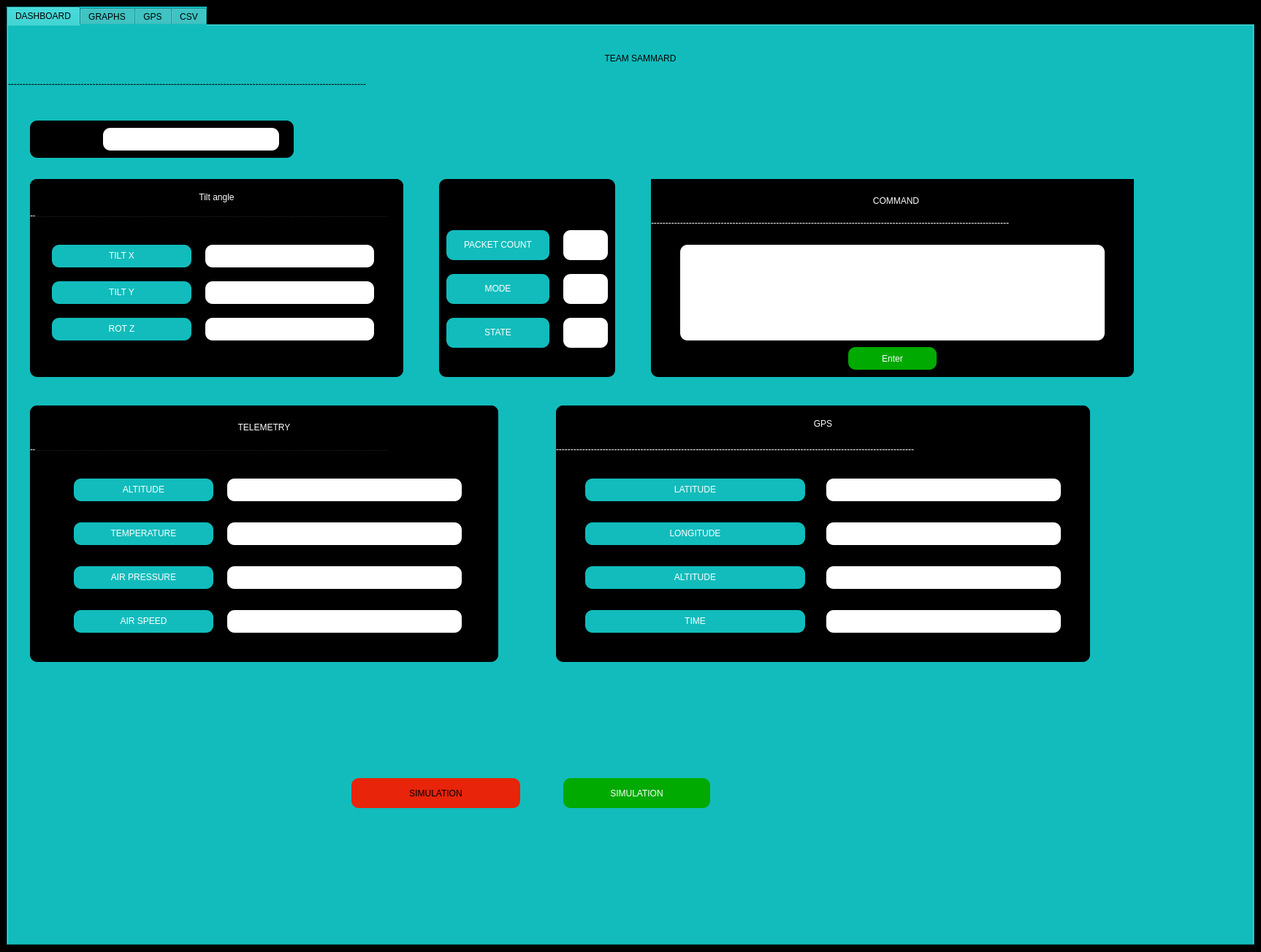
<?xml version="1.0" encoding="UTF-8"?>
<ui version="4.0">
 <class>MainWindow</class>
 <widget class="QMainWindow" name="MainWindow">
  <property name="geometry">
   <rect>
    <x>0</x>
    <y>0</y>
    <width>1726</width>
    <height>1303</height>
   </rect>
  </property>
  <property name="windowTitle">
   <string>MainWindow</string>
  </property>
  <property name="styleSheet">
   <string notr="true">background-color: rgb(0, 0, 0);</string>
  </property>
  <widget class="QWidget" name="centralwidget">
   <layout class="QGridLayout" name="gridLayout">
    <item row="0" column="0">
     <widget class="QTabWidget" name="tabWidget">
      <property name="minimumSize">
       <size>
        <width>1507</width>
        <height>928</height>
       </size>
      </property>
      <property name="autoFillBackground">
       <bool>false</bool>
      </property>
      <property name="styleSheet">
       <string notr="true">background-color: rgb(18, 188, 188);</string>
      </property>
      <property name="tabPosition">
       <enum>QTabWidget::North</enum>
      </property>
      <property name="tabShape">
       <enum>QTabWidget::Rounded</enum>
      </property>
      <property name="currentIndex">
       <number>0</number>
      </property>
      <property name="elideMode">
       <enum>Qt::ElideRight</enum>
      </property>
      <property name="tabBarAutoHide">
       <bool>true</bool>
      </property>
      <widget class="QWidget" name="tab">
       <attribute name="title">
        <string>DASHBOARD</string>
       </attribute>
       <widget class="QLabel" name="label">
        <property name="geometry">
         <rect>
          <x>30</x>
          <y>10</y>
          <width>1671</width>
          <height>71</height>
         </rect>
        </property>
        <property name="styleSheet">
         <string notr="true">font: 57 24pt &quot;Engravers MT&quot;;

color: rgb(0, 0, 0);</string>
        </property>
        <property name="text">
         <string>&lt;html&gt;&lt;head/&gt;&lt;body&gt;&lt;p align=&quot;center&quot;&gt;TEAM SAMMARD&lt;/p&gt;&lt;/body&gt;&lt;/html&gt;</string>
        </property>
       </widget>
       <widget class="QLabel" name="label_2">
        <property name="geometry">
         <rect>
          <x>0</x>
          <y>70</y>
          <width>1701</width>
          <height>20</height>
         </rect>
        </property>
        <property name="styleSheet">
         <string notr="true">font: 62pt &quot;MS Shell Dlg 2&quot;;</string>
        </property>
        <property name="text">
         <string>---------------------------------------------------------------------------------------------------------------------------</string>
        </property>
       </widget>
       <widget class="QLabel" name="label_3">
        <property name="geometry">
         <rect>
          <x>1640</x>
          <y>10</y>
          <width>51</width>
          <height>61</height>
         </rect>
        </property>
        <property name="text">
         <string/>
        </property>
        <property name="pixmap">
         <pixmap>Logo.png</pixmap>
        </property>
       </widget>
       <widget class="QWidget" name="widget_3" native="true">
        <property name="geometry">
         <rect>
          <x>30</x>
          <y>520</y>
          <width>641</width>
          <height>351</height>
         </rect>
        </property>
        <property name="styleSheet">
         <string notr="true">background-color: rgb(0, 0, 0);
border-radius: 10px;</string>
        </property>
        <widget class="QLabel" name="label_17">
         <property name="geometry">
          <rect>
           <x>0</x>
           <y>0</y>
           <width>641</width>
           <height>61</height>
          </rect>
         </property>
         <property name="styleSheet">
          <string notr="true">background-color: rgb(0, 0, 0);
color: rgb(255, 255, 255);
font: 57 14pt &quot;Engravers MT&quot;;
border-color: rgb(255, 255, 255);
border-width: 10px;</string>
         </property>
         <property name="text">
          <string>&lt;html&gt;&lt;head/&gt;&lt;body&gt;&lt;p align=&quot;center&quot;&gt;TELEMETRY&lt;/p&gt;&lt;/body&gt;&lt;/html&gt;</string>
         </property>
        </widget>
        <widget class="QLabel" name="label_18">
         <property name="geometry">
          <rect>
           <x>60</x>
           <y>100</y>
           <width>191</width>
           <height>31</height>
          </rect>
         </property>
         <property name="autoFillBackground">
          <bool>false</bool>
         </property>
         <property name="styleSheet">
          <string notr="true">background-color: rgb(18, 188, 188);
color: rgb(255, 255, 255);
font: 8pt &quot;MS Shell Dlg 2&quot;;
border-radius: 10px;</string>
         </property>
         <property name="frameShape">
          <enum>QFrame::NoFrame</enum>
         </property>
         <property name="text">
          <string>&lt;html&gt;&lt;head/&gt;&lt;body&gt;&lt;p align=&quot;center&quot;&gt;ALTITUDE&lt;/p&gt;&lt;/body&gt;&lt;/html&gt;</string>
         </property>
        </widget>
        <widget class="QLabel" name="label_19">
         <property name="geometry">
          <rect>
           <x>0</x>
           <y>50</y>
           <width>681</width>
           <height>20</height>
          </rect>
         </property>
         <property name="styleSheet">
          <string notr="true">font: 22pt &quot;MS Shell Dlg 2&quot;;
color: rgb(255, 255, 255);</string>
         </property>
         <property name="text">
          <string>---------------------------------------------------------------------------------------------------------------------------</string>
         </property>
        </widget>
        <widget class="QLabel" name="label_20">
         <property name="geometry">
          <rect>
           <x>60</x>
           <y>220</y>
           <width>191</width>
           <height>31</height>
          </rect>
         </property>
         <property name="autoFillBackground">
          <bool>false</bool>
         </property>
         <property name="styleSheet">
          <string notr="true">background-color: rgb(18, 188, 188);
color: rgb(255, 255, 255);
font: 8pt &quot;MS Shell Dlg 2&quot;;
border-radius: 10px;</string>
         </property>
         <property name="frameShape">
          <enum>QFrame::NoFrame</enum>
         </property>
         <property name="text">
          <string>&lt;html&gt;&lt;head/&gt;&lt;body&gt;&lt;p align=&quot;center&quot;&gt;AIR PRESSURE&lt;/p&gt;&lt;/body&gt;&lt;/html&gt;</string>
         </property>
        </widget>
        <widget class="QLabel" name="label_21">
         <property name="geometry">
          <rect>
           <x>60</x>
           <y>160</y>
           <width>191</width>
           <height>31</height>
          </rect>
         </property>
         <property name="autoFillBackground">
          <bool>false</bool>
         </property>
         <property name="styleSheet">
          <string notr="true">background-color: rgb(18, 188, 188);
color: rgb(255, 255, 255);
font: 8pt &quot;MS Shell Dlg 2&quot;;
border-radius: 10px;</string>
         </property>
         <property name="frameShape">
          <enum>QFrame::NoFrame</enum>
         </property>
         <property name="text">
          <string>&lt;html&gt;&lt;head/&gt;&lt;body&gt;&lt;p align=&quot;center&quot;&gt;TEMPERATURE&lt;/p&gt;&lt;/body&gt;&lt;/html&gt;</string>
         </property>
        </widget>
        <widget class="QTextBrowser" name="textBrowser_7">
         <property name="geometry">
          <rect>
           <x>270</x>
           <y>100</y>
           <width>321</width>
           <height>31</height>
          </rect>
         </property>
         <property name="styleSheet">
          <string notr="true">background-color: rgb(255, 255, 255);
border-radius: 10px;</string>
         </property>
         <property name="verticalScrollBarPolicy">
          <enum>Qt::ScrollBarAlwaysOff</enum>
         </property>
         <property name="horizontalScrollBarPolicy">
          <enum>Qt::ScrollBarAlwaysOff</enum>
         </property>
        </widget>
        <widget class="QTextBrowser" name="textBrowser_8">
         <property name="geometry">
          <rect>
           <x>270</x>
           <y>160</y>
           <width>321</width>
           <height>31</height>
          </rect>
         </property>
         <property name="styleSheet">
          <string notr="true">background-color: rgb(255, 255, 255);
border-radius: 10px;</string>
         </property>
         <property name="verticalScrollBarPolicy">
          <enum>Qt::ScrollBarAlwaysOff</enum>
         </property>
         <property name="horizontalScrollBarPolicy">
          <enum>Qt::ScrollBarAlwaysOff</enum>
         </property>
        </widget>
        <widget class="QTextBrowser" name="textBrowser_9">
         <property name="geometry">
          <rect>
           <x>270</x>
           <y>220</y>
           <width>321</width>
           <height>31</height>
          </rect>
         </property>
         <property name="styleSheet">
          <string notr="true">background-color: rgb(255, 255, 255);
border-radius: 10px;</string>
         </property>
         <property name="verticalScrollBarPolicy">
          <enum>Qt::ScrollBarAlwaysOff</enum>
         </property>
         <property name="horizontalScrollBarPolicy">
          <enum>Qt::ScrollBarAlwaysOff</enum>
         </property>
        </widget>
        <widget class="QLabel" name="label_23">
         <property name="geometry">
          <rect>
           <x>60</x>
           <y>280</y>
           <width>191</width>
           <height>31</height>
          </rect>
         </property>
         <property name="autoFillBackground">
          <bool>false</bool>
         </property>
         <property name="styleSheet">
          <string notr="true">background-color: rgb(18, 188, 188);
color: rgb(255, 255, 255);
font: 8pt &quot;MS Shell Dlg 2&quot;;
border-radius: 10px;</string>
         </property>
         <property name="frameShape">
          <enum>QFrame::NoFrame</enum>
         </property>
         <property name="text">
          <string>&lt;html&gt;&lt;head/&gt;&lt;body&gt;&lt;p align=&quot;center&quot;&gt;AIR SPEED&lt;/p&gt;&lt;/body&gt;&lt;/html&gt;</string>
         </property>
        </widget>
        <widget class="QTextBrowser" name="textBrowser_10">
         <property name="geometry">
          <rect>
           <x>270</x>
           <y>280</y>
           <width>321</width>
           <height>31</height>
          </rect>
         </property>
         <property name="styleSheet">
          <string notr="true">background-color: rgb(255, 255, 255);
border-radius: 10px;</string>
         </property>
         <property name="verticalScrollBarPolicy">
          <enum>Qt::ScrollBarAlwaysOff</enum>
         </property>
         <property name="horizontalScrollBarPolicy">
          <enum>Qt::ScrollBarAlwaysOff</enum>
         </property>
        </widget>
        <zorder>label_18</zorder>
        <zorder>label_19</zorder>
        <zorder>label_20</zorder>
        <zorder>label_21</zorder>
        <zorder>textBrowser_7</zorder>
        <zorder>textBrowser_8</zorder>
        <zorder>textBrowser_9</zorder>
        <zorder>label_17</zorder>
        <zorder>label_23</zorder>
        <zorder>textBrowser_10</zorder>
       </widget>
       <widget class="QWidget" name="widget_4" native="true">
        <property name="geometry">
         <rect>
          <x>880</x>
          <y>210</y>
          <width>661</width>
          <height>271</height>
         </rect>
        </property>
        <property name="styleSheet">
         <string notr="true">background-color: rgb(0, 0, 0);
border-radius: 10px;
</string>
        </property>
        <widget class="QLabel" name="label_22">
         <property name="geometry">
          <rect>
           <x>-10</x>
           <y>0</y>
           <width>691</width>
           <height>61</height>
          </rect>
         </property>
         <property name="styleSheet">
          <string notr="true">background-color: rgb(0, 0, 0);
color: rgb(255, 255, 255);
font: 57 14pt &quot;Engravers MT&quot;;
border-color: rgb(255, 255, 255);
border-width: 10px;</string>
         </property>
         <property name="text">
          <string>&lt;html&gt;&lt;head/&gt;&lt;body&gt;&lt;p align=&quot;center&quot;&gt;COMMAND&lt;/p&gt;&lt;/body&gt;&lt;/html&gt;</string>
         </property>
        </widget>
        <widget class="QLabel" name="label_24">
         <property name="geometry">
          <rect>
           <x>0</x>
           <y>50</y>
           <width>851</width>
           <height>20</height>
          </rect>
         </property>
         <property name="styleSheet">
          <string notr="true">font: 22pt &quot;MS Shell Dlg 2&quot;;
color: rgb(255, 255, 255);</string>
         </property>
         <property name="text">
          <string>---------------------------------------------------------------------------------------------------------------------------</string>
         </property>
        </widget>
        <widget class="QTextEdit" name="textEdit_12">
         <property name="geometry">
          <rect>
           <x>40</x>
           <y>90</y>
           <width>581</width>
           <height>131</height>
          </rect>
         </property>
         <property name="styleSheet">
          <string notr="true">background-color: rgb(255, 255, 255);
border-radius: 10px;</string>
         </property>
        </widget>
        <widget class="QLabel" name="label_28">
         <property name="geometry">
          <rect>
           <x>510</x>
           <y>10</y>
           <width>71</width>
           <height>31</height>
          </rect>
         </property>
         <property name="styleSheet">
          <string notr="true">background-color: rgb(0,0,0);
color: rgb(0,0,0);
font: 57 14pt &quot;Engravers MT&quot;;
border-color: rgb(255, 255, 255);
border-width: 10px;</string>
         </property>
         <property name="text">
          <string/>
         </property>
         <property name="pixmap">
          <pixmap>command.png</pixmap>
         </property>
        </widget>
        <widget class="QPushButton" name="pushButton_11">
         <property name="geometry">
          <rect>
           <x>270</x>
           <y>230</y>
           <width>121</width>
           <height>31</height>
          </rect>
         </property>
         <property name="styleSheet">
          <string notr="true">background-color: rgb(0, 170, 0);
color: rgb(255, 255, 255);</string>
         </property>
         <property name="text">
          <string>Enter</string>
         </property>
        </widget>
        <zorder>label_22</zorder>
        <zorder>label_28</zorder>
        <zorder>label_24</zorder>
        <zorder>textEdit_12</zorder>
        <zorder>pushButton_11</zorder>
       </widget>
       <widget class="QWidget" name="widget_5" native="true">
        <property name="geometry">
         <rect>
          <x>30</x>
          <y>130</y>
          <width>361</width>
          <height>51</height>
         </rect>
        </property>
        <property name="styleSheet">
         <string notr="true">background-color: rgb(0, 0, 0);
border-radius: 10px;</string>
        </property>
        <widget class="QLabel" name="label_25">
         <property name="geometry">
          <rect>
           <x>0</x>
           <y>10</y>
           <width>81</width>
           <height>31</height>
          </rect>
         </property>
         <property name="styleSheet">
          <string notr="true">background-color: rgb(0,0,0);
color: rgb(0,0,0);
font: 57 14pt &quot;Engravers MT&quot;;
border-color: rgb(255, 255, 255);
border-width: 10px;</string>
         </property>
         <property name="text">
          <string/>
         </property>
         <property name="pixmap">
          <pixmap>Battery.png</pixmap>
         </property>
        </widget>
        <widget class="QTextBrowser" name="textBrowser_11">
         <property name="geometry">
          <rect>
           <x>100</x>
           <y>10</y>
           <width>241</width>
           <height>31</height>
          </rect>
         </property>
         <property name="styleSheet">
          <string notr="true">background-color: rgb(255, 255, 255);
border-radius: 10px;</string>
         </property>
         <property name="verticalScrollBarPolicy">
          <enum>Qt::ScrollBarAlwaysOff</enum>
         </property>
         <property name="horizontalScrollBarPolicy">
          <enum>Qt::ScrollBarAlwaysOff</enum>
         </property>
        </widget>
       </widget>
       <widget class="QPushButton" name="pushButton">
        <property name="geometry">
         <rect>
          <x>470</x>
          <y>1030</y>
          <width>231</width>
          <height>41</height>
         </rect>
        </property>
        <property name="styleSheet">
         <string notr="true">background-color: rgb(232, 36, 10);
color: rgb(0, 0, 0);
border-radius: 10px</string>
        </property>
        <property name="text">
         <string>SIMULATION</string>
        </property>
       </widget>
       <widget class="QPushButton" name="pushButton_2">
        <property name="geometry">
         <rect>
          <x>760</x>
          <y>1030</y>
          <width>201</width>
          <height>41</height>
         </rect>
        </property>
        <property name="styleSheet">
         <string notr="true">background-color: rgb(0, 170, 0);
color: rgb(255, 255, 255);
border-radius: 10px</string>
        </property>
        <property name="text">
         <string>SIMULATION</string>
        </property>
       </widget>
       <widget class="QWidget" name="widget_6" native="true">
        <property name="geometry">
         <rect>
          <x>30</x>
          <y>210</y>
          <width>511</width>
          <height>271</height>
         </rect>
        </property>
        <property name="styleSheet">
         <string notr="true">background-color: rgb(0, 0, 0);
border-radius: 10px;</string>
        </property>
        <widget class="QLabel" name="label_26">
         <property name="geometry">
          <rect>
           <x>0</x>
           <y>0</y>
           <width>511</width>
           <height>51</height>
          </rect>
         </property>
         <property name="styleSheet">
          <string notr="true">background-color: rgb(0, 0, 0);
color: rgb(255, 255, 255);
font: 57 14pt &quot;Engravers MT&quot;;
border-color: rgb(255, 255, 255);
border-width: 10px;</string>
         </property>
         <property name="text">
          <string>&lt;html&gt;&lt;head/&gt;&lt;body&gt;&lt;p align=&quot;center&quot;&gt;Tilt angle&lt;/p&gt;&lt;/body&gt;&lt;/html&gt;</string>
         </property>
        </widget>
        <widget class="QLabel" name="label_29">
         <property name="geometry">
          <rect>
           <x>30</x>
           <y>90</y>
           <width>191</width>
           <height>31</height>
          </rect>
         </property>
         <property name="autoFillBackground">
          <bool>false</bool>
         </property>
         <property name="styleSheet">
          <string notr="true">background-color: rgb(18, 188, 188);
color: rgb(255, 255, 255);
font: 8pt &quot;MS Shell Dlg 2&quot;;
border-radius: 10px;</string>
         </property>
         <property name="frameShape">
          <enum>QFrame::NoFrame</enum>
         </property>
         <property name="text">
          <string>&lt;html&gt;&lt;head/&gt;&lt;body&gt;&lt;p align=&quot;center&quot;&gt;TILT X&lt;/p&gt;&lt;/body&gt;&lt;/html&gt;</string>
         </property>
        </widget>
        <widget class="QLabel" name="label_30">
         <property name="geometry">
          <rect>
           <x>0</x>
           <y>40</y>
           <width>511</width>
           <height>20</height>
          </rect>
         </property>
         <property name="styleSheet">
          <string notr="true">font: 22pt &quot;MS Shell Dlg 2&quot;;
color: rgb(255, 255, 255);</string>
         </property>
         <property name="text">
          <string>---------------------------------------------------------------------------------------------------------------------------</string>
         </property>
        </widget>
        <widget class="QLabel" name="label_31">
         <property name="geometry">
          <rect>
           <x>30</x>
           <y>190</y>
           <width>191</width>
           <height>31</height>
          </rect>
         </property>
         <property name="autoFillBackground">
          <bool>false</bool>
         </property>
         <property name="styleSheet">
          <string notr="true">background-color: rgb(18, 188, 188);
color: rgb(255, 255, 255);
font: 8pt &quot;MS Shell Dlg 2&quot;;
border-radius: 10px;</string>
         </property>
         <property name="frameShape">
          <enum>QFrame::NoFrame</enum>
         </property>
         <property name="text">
          <string>&lt;html&gt;&lt;head/&gt;&lt;body&gt;&lt;p align=&quot;center&quot;&gt;ROT Z&lt;/p&gt;&lt;/body&gt;&lt;/html&gt;</string>
         </property>
        </widget>
        <widget class="QLabel" name="label_32">
         <property name="geometry">
          <rect>
           <x>30</x>
           <y>140</y>
           <width>191</width>
           <height>31</height>
          </rect>
         </property>
         <property name="autoFillBackground">
          <bool>false</bool>
         </property>
         <property name="styleSheet">
          <string notr="true">background-color: rgb(18, 188, 188);
color: rgb(255, 255, 255);
font: 8pt &quot;MS Shell Dlg 2&quot;;
border-radius: 10px;</string>
         </property>
         <property name="frameShape">
          <enum>QFrame::NoFrame</enum>
         </property>
         <property name="text">
          <string>&lt;html&gt;&lt;head/&gt;&lt;body&gt;&lt;p align=&quot;center&quot;&gt;TILT Y&lt;/p&gt;&lt;/body&gt;&lt;/html&gt;</string>
         </property>
        </widget>
        <widget class="QTextBrowser" name="textBrowser_13">
         <property name="geometry">
          <rect>
           <x>240</x>
           <y>90</y>
           <width>231</width>
           <height>31</height>
          </rect>
         </property>
         <property name="styleSheet">
          <string notr="true">background-color: rgb(255, 255, 255);
border-radius: 10px;</string>
         </property>
         <property name="verticalScrollBarPolicy">
          <enum>Qt::ScrollBarAlwaysOff</enum>
         </property>
        </widget>
        <widget class="QTextBrowser" name="textBrowser_14">
         <property name="geometry">
          <rect>
           <x>240</x>
           <y>140</y>
           <width>231</width>
           <height>31</height>
          </rect>
         </property>
         <property name="styleSheet">
          <string notr="true">background-color: rgb(255, 255, 255);
border-radius: 10px;</string>
         </property>
         <property name="verticalScrollBarPolicy">
          <enum>Qt::ScrollBarAlwaysOff</enum>
         </property>
        </widget>
        <widget class="QTextBrowser" name="textBrowser_15">
         <property name="geometry">
          <rect>
           <x>240</x>
           <y>190</y>
           <width>231</width>
           <height>31</height>
          </rect>
         </property>
         <property name="styleSheet">
          <string notr="true">background-color: rgb(255, 255, 255);
border-radius: 10px;</string>
         </property>
         <property name="verticalScrollBarPolicy">
          <enum>Qt::ScrollBarAlwaysOff</enum>
         </property>
        </widget>
        <zorder>label_29</zorder>
        <zorder>label_30</zorder>
        <zorder>label_31</zorder>
        <zorder>label_32</zorder>
        <zorder>textBrowser_13</zorder>
        <zorder>label_26</zorder>
        <zorder>textBrowser_14</zorder>
        <zorder>textBrowser_15</zorder>
       </widget>
       <widget class="QWidget" name="widget_7" native="true">
        <property name="geometry">
         <rect>
          <x>590</x>
          <y>210</y>
          <width>241</width>
          <height>271</height>
         </rect>
        </property>
        <property name="styleSheet">
         <string notr="true">background-color: rgb(0, 0, 0);
border-radius: 10px;</string>
        </property>
        <widget class="QTextBrowser" name="textBrowser_67">
         <property name="geometry">
          <rect>
           <x>170</x>
           <y>130</y>
           <width>61</width>
           <height>41</height>
          </rect>
         </property>
         <property name="styleSheet">
          <string notr="true">background-color: rgb(255, 255, 255);
border-radius: 10px;</string>
         </property>
         <property name="verticalScrollBarPolicy">
          <enum>Qt::ScrollBarAlwaysOff</enum>
         </property>
        </widget>
        <widget class="QLabel" name="label_127">
         <property name="geometry">
          <rect>
           <x>10</x>
           <y>130</y>
           <width>141</width>
           <height>41</height>
          </rect>
         </property>
         <property name="autoFillBackground">
          <bool>false</bool>
         </property>
         <property name="styleSheet">
          <string notr="true">background-color: rgb(18, 188, 188);
color: rgb(255, 255, 255);
font: 8pt &quot;MS Shell Dlg 2&quot;;
border-radius: 10px;</string>
         </property>
         <property name="frameShape">
          <enum>QFrame::NoFrame</enum>
         </property>
         <property name="text">
          <string>&lt;html&gt;&lt;head/&gt;&lt;body&gt;&lt;p align=&quot;center&quot;&gt;MODE&lt;/p&gt;&lt;/body&gt;&lt;/html&gt;</string>
         </property>
        </widget>
        <widget class="QTextBrowser" name="textBrowser_68">
         <property name="geometry">
          <rect>
           <x>170</x>
           <y>190</y>
           <width>61</width>
           <height>41</height>
          </rect>
         </property>
         <property name="styleSheet">
          <string notr="true">background-color: rgb(255, 255, 255);
border-radius: 10px;</string>
         </property>
         <property name="verticalScrollBarPolicy">
          <enum>Qt::ScrollBarAlwaysOff</enum>
         </property>
        </widget>
        <widget class="QLabel" name="label_128">
         <property name="geometry">
          <rect>
           <x>10</x>
           <y>190</y>
           <width>141</width>
           <height>41</height>
          </rect>
         </property>
         <property name="autoFillBackground">
          <bool>false</bool>
         </property>
         <property name="styleSheet">
          <string notr="true">background-color: rgb(18, 188, 188);
color: rgb(255, 255, 255);
font: 8pt &quot;MS Shell Dlg 2&quot;;
border-radius: 10px;</string>
         </property>
         <property name="frameShape">
          <enum>QFrame::NoFrame</enum>
         </property>
         <property name="text">
          <string>&lt;html&gt;&lt;head/&gt;&lt;body&gt;&lt;p align=&quot;center&quot;&gt;STATE&lt;/p&gt;&lt;/body&gt;&lt;/html&gt;</string>
         </property>
        </widget>
       </widget>
       <widget class="QWidget" name="widget" native="true">
        <property name="geometry">
         <rect>
          <x>750</x>
          <y>520</y>
          <width>731</width>
          <height>351</height>
         </rect>
        </property>
        <property name="styleSheet">
         <string notr="true">background-color: rgb(0, 0, 0);
border-radius: 10px;</string>
        </property>
        <widget class="QLabel" name="label_4">
         <property name="geometry">
          <rect>
           <x>0</x>
           <y>0</y>
           <width>731</width>
           <height>51</height>
          </rect>
         </property>
         <property name="styleSheet">
          <string notr="true">background-color: rgb(0, 0, 0);
color: rgb(255, 255, 255);
font: 57 14pt &quot;Engravers MT&quot;;
border-color: rgb(255, 255, 255);
border-width: 10px;</string>
         </property>
         <property name="text">
          <string>&lt;html&gt;&lt;head/&gt;&lt;body&gt;&lt;p align=&quot;center&quot;&gt;GPS&lt;/p&gt;&lt;/body&gt;&lt;/html&gt;</string>
         </property>
        </widget>
        <widget class="QLabel" name="label_5">
         <property name="geometry">
          <rect>
           <x>40</x>
           <y>100</y>
           <width>301</width>
           <height>31</height>
          </rect>
         </property>
         <property name="autoFillBackground">
          <bool>false</bool>
         </property>
         <property name="styleSheet">
          <string notr="true">background-color: rgb(18, 188, 188);
color: rgb(255, 255, 255);
font: 8pt &quot;MS Shell Dlg 2&quot;;
border-radius: 10px;</string>
         </property>
         <property name="frameShape">
          <enum>QFrame::NoFrame</enum>
         </property>
         <property name="text">
          <string>&lt;html&gt;&lt;head/&gt;&lt;body&gt;&lt;p align=&quot;center&quot;&gt;&lt;span style=&quot; font-size:9pt;&quot;&gt;LATITUDE&lt;/span&gt;&lt;/p&gt;&lt;/body&gt;&lt;/html&gt;</string>
         </property>
        </widget>
        <widget class="QLabel" name="label_6">
         <property name="geometry">
          <rect>
           <x>0</x>
           <y>50</y>
           <width>841</width>
           <height>20</height>
          </rect>
         </property>
         <property name="styleSheet">
          <string notr="true">font: 22pt &quot;MS Shell Dlg 2&quot;;
color: rgb(255, 255, 255);</string>
         </property>
         <property name="text">
          <string>---------------------------------------------------------------------------------------------------------------------------</string>
         </property>
        </widget>
        <widget class="QLabel" name="label_8">
         <property name="geometry">
          <rect>
           <x>40</x>
           <y>220</y>
           <width>301</width>
           <height>31</height>
          </rect>
         </property>
         <property name="autoFillBackground">
          <bool>false</bool>
         </property>
         <property name="styleSheet">
          <string notr="true">background-color: rgb(18, 188, 188);
color: rgb(255, 255, 255);
font: 8pt &quot;MS Shell Dlg 2&quot;;
border-radius: 10px;</string>
         </property>
         <property name="frameShape">
          <enum>QFrame::NoFrame</enum>
         </property>
         <property name="text">
          <string>&lt;html&gt;&lt;head/&gt;&lt;body&gt;&lt;p align=&quot;center&quot;&gt;&lt;span style=&quot; font-size:9pt;&quot;&gt;ALTITUDE&lt;/span&gt;&lt;/p&gt;&lt;/body&gt;&lt;/html&gt;</string>
         </property>
        </widget>
        <widget class="QLabel" name="label_9">
         <property name="geometry">
          <rect>
           <x>40</x>
           <y>160</y>
           <width>301</width>
           <height>31</height>
          </rect>
         </property>
         <property name="autoFillBackground">
          <bool>false</bool>
         </property>
         <property name="styleSheet">
          <string notr="true">background-color: rgb(18, 188, 188);
color: rgb(255, 255, 255);
font: 8pt &quot;MS Shell Dlg 2&quot;;
border-radius: 10px;</string>
         </property>
         <property name="frameShape">
          <enum>QFrame::NoFrame</enum>
         </property>
         <property name="text">
          <string>&lt;html&gt;&lt;head/&gt;&lt;body&gt;&lt;p align=&quot;center&quot;&gt;&lt;span style=&quot; font-size:9pt;&quot;&gt;LONGITUDE&lt;/span&gt;&lt;/p&gt;&lt;/body&gt;&lt;/html&gt;</string>
         </property>
        </widget>
        <widget class="QTextBrowser" name="textBrowser">
         <property name="geometry">
          <rect>
           <x>370</x>
           <y>100</y>
           <width>321</width>
           <height>31</height>
          </rect>
         </property>
         <property name="styleSheet">
          <string notr="true">background-color: rgb(255, 255, 255);
border-radius: 10px;</string>
         </property>
         <property name="verticalScrollBarPolicy">
          <enum>Qt::ScrollBarAlwaysOff</enum>
         </property>
         <property name="horizontalScrollBarPolicy">
          <enum>Qt::ScrollBarAlwaysOff</enum>
         </property>
        </widget>
        <widget class="QTextBrowser" name="textBrowser_2">
         <property name="geometry">
          <rect>
           <x>370</x>
           <y>160</y>
           <width>321</width>
           <height>31</height>
          </rect>
         </property>
         <property name="styleSheet">
          <string notr="true">background-color: rgb(255, 255, 255);
border-radius: 10px;</string>
         </property>
         <property name="verticalScrollBarPolicy">
          <enum>Qt::ScrollBarAlwaysOff</enum>
         </property>
         <property name="horizontalScrollBarPolicy">
          <enum>Qt::ScrollBarAlwaysOff</enum>
         </property>
        </widget>
        <widget class="QTextBrowser" name="textBrowser_3">
         <property name="geometry">
          <rect>
           <x>370</x>
           <y>220</y>
           <width>321</width>
           <height>31</height>
          </rect>
         </property>
         <property name="styleSheet">
          <string notr="true">background-color: rgb(255, 255, 255);
border-radius: 10px;</string>
         </property>
         <property name="verticalScrollBarPolicy">
          <enum>Qt::ScrollBarAlwaysOff</enum>
         </property>
         <property name="horizontalScrollBarPolicy">
          <enum>Qt::ScrollBarAlwaysOff</enum>
         </property>
        </widget>
        <widget class="QLabel" name="label_27">
         <property name="geometry">
          <rect>
           <x>440</x>
           <y>10</y>
           <width>21</width>
           <height>31</height>
          </rect>
         </property>
         <property name="styleSheet">
          <string notr="true">background-color: rgb(0,0,0);
color: rgb(0,0,0);
font: 57 14pt &quot;Engravers MT&quot;;
border-color: rgb(255, 255, 255);
border-width: 10px;</string>
         </property>
         <property name="text">
          <string/>
         </property>
         <property name="pixmap">
          <pixmap>gps.png</pixmap>
         </property>
        </widget>
        <widget class="QLabel" name="label_57">
         <property name="geometry">
          <rect>
           <x>40</x>
           <y>280</y>
           <width>301</width>
           <height>31</height>
          </rect>
         </property>
         <property name="autoFillBackground">
          <bool>false</bool>
         </property>
         <property name="styleSheet">
          <string notr="true">background-color: rgb(18, 188, 188);
color: rgb(255, 255, 255);
font: 8pt &quot;MS Shell Dlg 2&quot;;
border-radius: 10px;</string>
         </property>
         <property name="frameShape">
          <enum>QFrame::NoFrame</enum>
         </property>
         <property name="text">
          <string>&lt;html&gt;&lt;head/&gt;&lt;body&gt;&lt;p align=&quot;center&quot;&gt;&lt;span style=&quot; font-size:9pt;&quot;&gt;TIME&lt;/span&gt;&lt;/p&gt;&lt;/body&gt;&lt;/html&gt;</string>
         </property>
        </widget>
        <widget class="QTextBrowser" name="textBrowser_28">
         <property name="geometry">
          <rect>
           <x>370</x>
           <y>280</y>
           <width>321</width>
           <height>31</height>
          </rect>
         </property>
         <property name="styleSheet">
          <string notr="true">background-color: rgb(255, 255, 255);
border-radius: 10px;</string>
         </property>
         <property name="verticalScrollBarPolicy">
          <enum>Qt::ScrollBarAlwaysOff</enum>
         </property>
         <property name="horizontalScrollBarPolicy">
          <enum>Qt::ScrollBarAlwaysOff</enum>
         </property>
        </widget>
        <zorder>label_4</zorder>
        <zorder>label_6</zorder>
        <zorder>label_5</zorder>
        <zorder>label_8</zorder>
        <zorder>label_9</zorder>
        <zorder>textBrowser</zorder>
        <zorder>textBrowser_2</zorder>
        <zorder>textBrowser_3</zorder>
        <zorder>label_27</zorder>
        <zorder>label_57</zorder>
        <zorder>textBrowser_28</zorder>
       </widget>
       <widget class="QTextBrowser" name="textBrowser_66">
        <property name="geometry">
         <rect>
          <x>760</x>
          <y>280</y>
          <width>61</width>
          <height>41</height>
         </rect>
        </property>
        <property name="styleSheet">
         <string notr="true">background-color: rgb(255, 255, 255);
border-radius: 10px;</string>
        </property>
        <property name="verticalScrollBarPolicy">
         <enum>Qt::ScrollBarAlwaysOff</enum>
        </property>
       </widget>
       <widget class="QLabel" name="label_126">
        <property name="geometry">
         <rect>
          <x>600</x>
          <y>280</y>
          <width>141</width>
          <height>41</height>
         </rect>
        </property>
        <property name="autoFillBackground">
         <bool>false</bool>
        </property>
        <property name="styleSheet">
         <string notr="true">background-color: rgb(18, 188, 188);
color: rgb(255, 255, 255);
font: 8pt &quot;MS Shell Dlg 2&quot;;
border-radius: 10px;</string>
        </property>
        <property name="frameShape">
         <enum>QFrame::NoFrame</enum>
        </property>
        <property name="text">
         <string>&lt;html&gt;&lt;head/&gt;&lt;body&gt;&lt;p align=&quot;center&quot;&gt;PACKET COUNT&lt;/p&gt;&lt;/body&gt;&lt;/html&gt;</string>
        </property>
       </widget>
      </widget>
      <widget class="QWidget" name="tab_2">
       <attribute name="title">
        <string>GRAPHS</string>
       </attribute>
       <widget class="QWidget" name="">
        <property name="geometry">
         <rect>
          <x>70</x>
          <y>60</y>
          <width>1571</width>
          <height>861</height>
         </rect>
        </property>
        <layout class="QGridLayout" name="gridLayout_2">
         <property name="spacing">
          <number>25</number>
         </property>
         <item row="0" column="0">
          <widget class="QGraphicsView" name="graphicsView_24">
           <property name="styleSheet">
            <string notr="true">background-color: rgb(255, 255, 255);</string>
           </property>
          </widget>
         </item>
         <item row="0" column="1">
          <widget class="QGraphicsView" name="graphicsView_23">
           <property name="styleSheet">
            <string notr="true">background-color: rgb(255, 255, 255);</string>
           </property>
          </widget>
         </item>
         <item row="0" column="2">
          <widget class="QGraphicsView" name="graphicsView_21">
           <property name="styleSheet">
            <string notr="true">background-color: rgb(255, 255, 255);</string>
           </property>
          </widget>
         </item>
         <item row="1" column="0">
          <widget class="QGraphicsView" name="graphicsView_25">
           <property name="styleSheet">
            <string notr="true">background-color: rgb(255, 255, 255);</string>
           </property>
          </widget>
         </item>
         <item row="1" column="1">
          <widget class="QGraphicsView" name="graphicsView_26">
           <property name="styleSheet">
            <string notr="true">background-color: rgb(255, 255, 255);</string>
           </property>
          </widget>
         </item>
         <item row="1" column="2">
          <widget class="QGraphicsView" name="graphicsView_22">
           <property name="styleSheet">
            <string notr="true">background-color: rgb(255, 255, 255);</string>
           </property>
          </widget>
         </item>
        </layout>
       </widget>
      </widget>
      <widget class="QWidget" name="tab_3">
       <attribute name="title">
        <string>GPS</string>
       </attribute>
       <widget class="QGraphicsView" name="graphicsView_5">
        <property name="geometry">
         <rect>
          <x>70</x>
          <y>70</y>
          <width>521</width>
          <height>541</height>
         </rect>
        </property>
        <property name="styleSheet">
         <string notr="true">background-color: rgb(0, 170, 0);</string>
        </property>
       </widget>
      </widget>
      <widget class="QWidget" name="tab_4">
       <attribute name="title">
        <string>CSV</string>
       </attribute>
      </widget>
     </widget>
    </item>
   </layout>
  </widget>
 </widget>
 <resources/>
 <connections/>
</ui>
